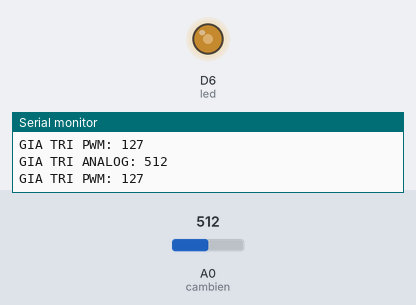
Bench run of a sketch on a simulated ESP8266 (NodeMCU). Shown: output pins drawn as LEDs (lit = HIGH), the last lines printed to the serial monitor. Inputs (shaded band) come from the test bench; at power-on: A0 (cambien) = 512.

Above: at 1.2 s.
1.3 s: A0 (cambien) set to 306
At 1.7 s:
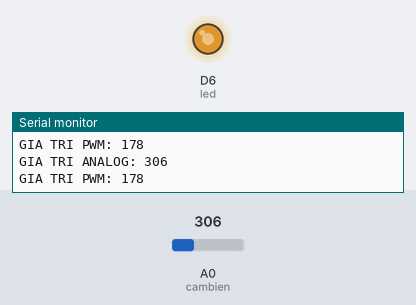
2.8 s: A0 (cambien) set to 122
At 4.0 s:
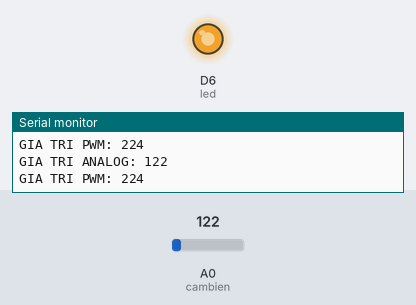
4.3 s: A0 (cambien) set to 900
At 5.5 s:
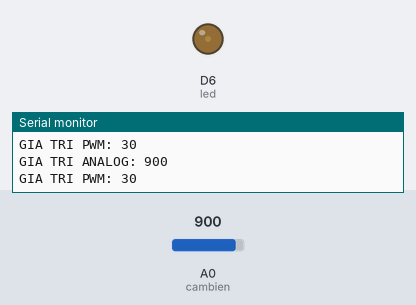
5.8 s: A0 (cambien) set to 1023
At 6.9 s:
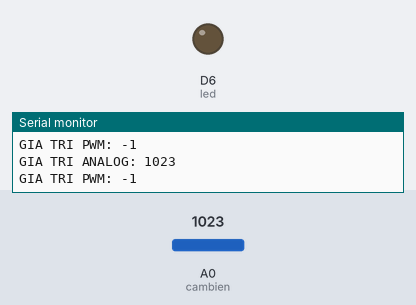
7.3 s: A0 (cambien) set to 511
At 8.2 s:
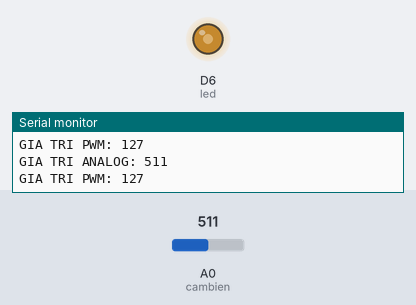
Timing chart, 0 to 9.8 s (numbered marks = the images above; inputs shaded):
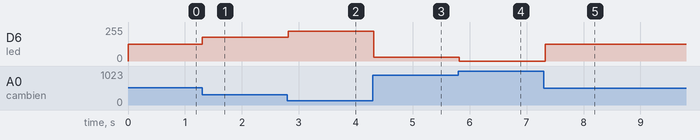

Measured:
- after the input at 1.3 s, D6 (led): 127/255 → 178/255 at once
- after the input at 2.8 s, D6 (led): 178/255 → 224/255 at once
- after the input at 4.3 s, D6 (led): 224/255 → 30/255 at once
- after the input at 5.8 s, D6 (led): 30/255 → 0/255 at once
- after the input at 7.3 s, D6 (led): 0/255 → 127/255 at once

The sketch:

DIEU_KHIEN_ANH_SANG.ino
```cpp
#define cambien A0 //Khai báo chân nhận cảm biến
#define led D6     //Khai báo chân điều khiển led
void setup() {
  pinMode(cambien, INPUT); //Set chân cảm biến quang là chân nhận tín hiệuu
  pinMode(led, OUTPUT);///Set chân led là chân điều khiển
  Serial.begin(9600);
}

void loop() {
  int dosang = analogRead(cambien); //Đọc tín hiệu analog từ cảm biến
  int pwm = map(dosang, 0, 1020, 255, 0); // Chuyển đổi giá trị analog ngưỡng từ 0-1020 sáng pwm 255-0(8 bit)///Giá trị tối đa của analog 10 bit là 1024 nhưng chỉ chọn ngưỡng từi 0 đến 1020
  Serial.print("GIA TRI ANALOG: ");
  Serial.println(dosang); //hiển thị giá trị analog đo được lên máy tính nếu cần
  analogWrite(led, pwm); // Điều khiển độ sáng led theo giá trị pwm đã nhận được ở trên
  Serial.print("GIA TRI PWM: ");
  Serial.println(pwm); //hiển thị giá trị analog đo được lên máy tính nếu cần
  delay(100);  //Chờ 1 thời gian trước khi bắt đầu lại
}
```
